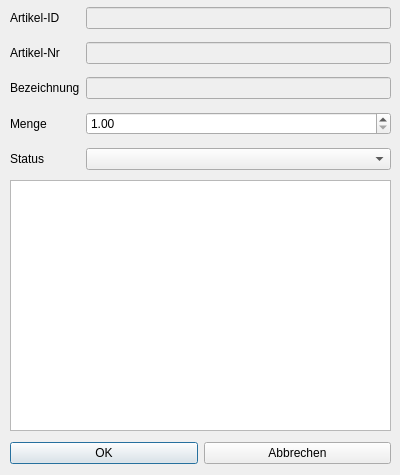
<?xml version="1.0" encoding="UTF-8"?>
<ui version="4.0">
 <class>Dialog_artikel_verwenden</class>
 <widget class="QDialog" name="Dialog_artikel_verwenden">
  <property name="geometry">
   <rect>
    <x>0</x>
    <y>0</y>
    <width>400</width>
    <height>475</height>
   </rect>
  </property>
  <property name="windowTitle">
   <string>Dialog</string>
  </property>
  <widget class="QListWidget" name="listWidget">
   <property name="geometry">
    <rect>
     <x>10</x>
     <y>180</y>
     <width>381</width>
     <height>251</height>
    </rect>
   </property>
  </widget>
  <widget class="QWidget" name="">
   <property name="geometry">
    <rect>
     <x>10</x>
     <y>0</y>
     <width>381</width>
     <height>181</height>
    </rect>
   </property>
   <layout class="QGridLayout" name="gridLayout">
    <item row="0" column="0">
     <widget class="QLabel" name="label">
      <property name="text">
       <string>Artikel-ID</string>
      </property>
     </widget>
    </item>
    <item row="0" column="1">
     <widget class="QLineEdit" name="lineEdit_id">
      <property name="enabled">
       <bool>false</bool>
      </property>
     </widget>
    </item>
    <item row="2" column="1">
     <widget class="QLineEdit" name="lineEdit_bez">
      <property name="enabled">
       <bool>false</bool>
      </property>
     </widget>
    </item>
    <item row="2" column="0">
     <widget class="QLabel" name="label_3">
      <property name="text">
       <string>Bezeichnung</string>
      </property>
     </widget>
    </item>
    <item row="1" column="0">
     <widget class="QLabel" name="label_2">
      <property name="text">
       <string>Artikel-Nr</string>
      </property>
     </widget>
    </item>
    <item row="1" column="1">
     <widget class="QLineEdit" name="lineEdit_nr">
      <property name="enabled">
       <bool>false</bool>
      </property>
     </widget>
    </item>
    <item row="3" column="0">
     <widget class="QLabel" name="label_4">
      <property name="text">
       <string>Menge</string>
      </property>
     </widget>
    </item>
    <item row="3" column="1">
     <widget class="QDoubleSpinBox" name="doubleSpinBox_menge">
      <property name="minimum">
       <double>1.000000000000000</double>
      </property>
     </widget>
    </item>
    <item row="4" column="0">
     <widget class="QLabel" name="label_5">
      <property name="text">
       <string>Status</string>
      </property>
     </widget>
    </item>
    <item row="4" column="1">
     <widget class="QComboBox" name="comboBox_status"/>
    </item>
   </layout>
  </widget>
  <widget class="QWidget" name="">
   <property name="geometry">
    <rect>
     <x>10</x>
     <y>440</y>
     <width>381</width>
     <height>27</height>
    </rect>
   </property>
   <layout class="QHBoxLayout" name="horizontalLayout">
    <item>
     <widget class="QPushButton" name="pushButton_ok">
      <property name="text">
       <string>OK</string>
      </property>
     </widget>
    </item>
    <item>
     <widget class="QPushButton" name="pushButton_cancel">
      <property name="text">
       <string>Abbrechen</string>
      </property>
     </widget>
    </item>
   </layout>
  </widget>
 </widget>
 <tabstops>
  <tabstop>lineEdit_id</tabstop>
  <tabstop>lineEdit_nr</tabstop>
  <tabstop>lineEdit_bez</tabstop>
  <tabstop>doubleSpinBox_menge</tabstop>
  <tabstop>comboBox_status</tabstop>
  <tabstop>listWidget</tabstop>
  <tabstop>pushButton_ok</tabstop>
  <tabstop>pushButton_cancel</tabstop>
 </tabstops>
 <resources/>
 <connections/>
</ui>
